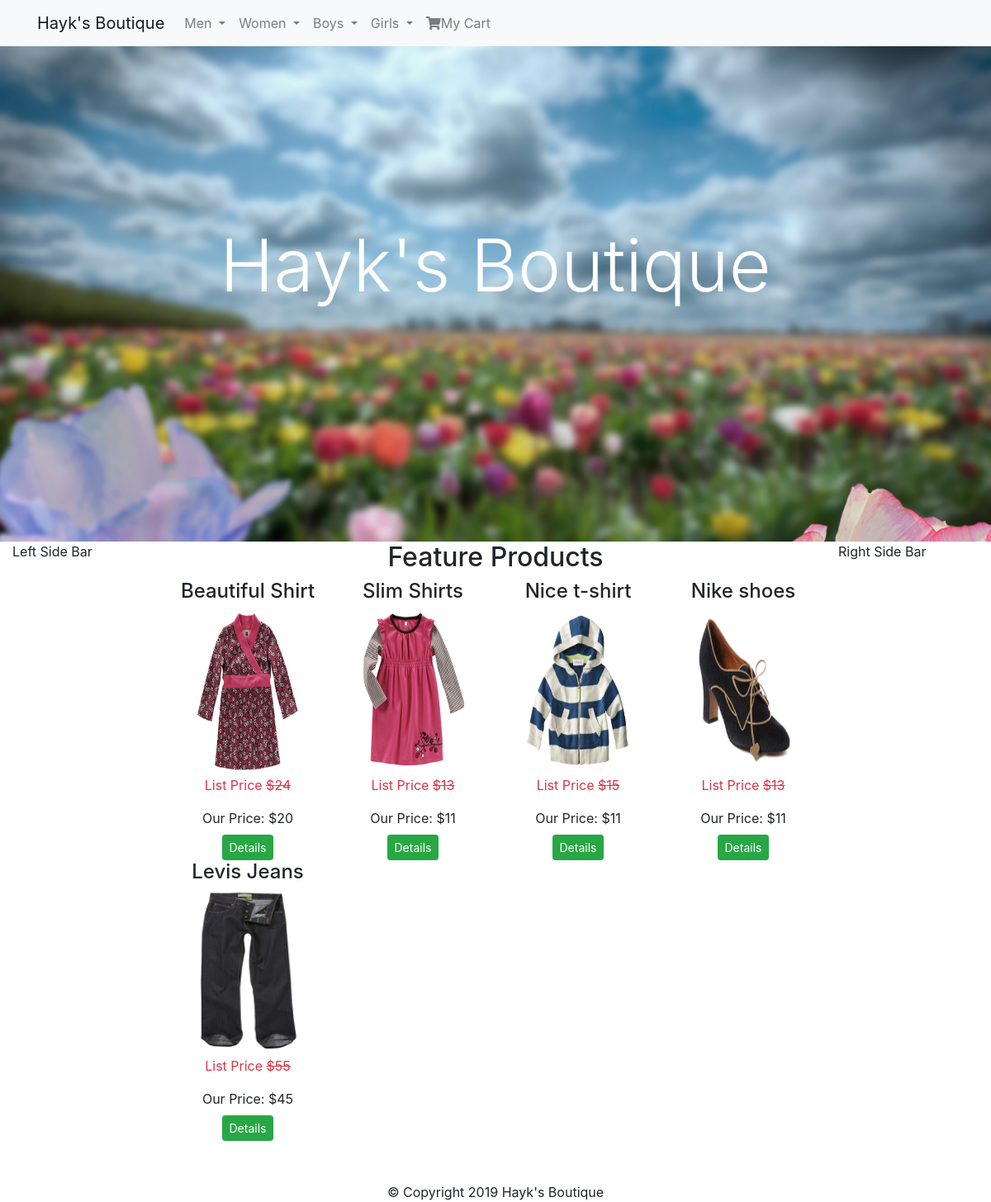
The page / on the database its author committed.
### tables this page shows
CREATE TABLE `categories` (
  `id` int(11) NOT NULL,
  `category` varchar(255) NOT NULL,
  `parent` int(11) NOT NULL DEFAULT '0'
);

CREATE TABLE `products` (
  `id` int(11) NOT NULL,
  `title` varchar(255) NOT NULL,
  `price` decimal(10,0) NOT NULL,
  `list_price` decimal(10,0) NOT NULL,
  `brand` int(11) NOT NULL,
  `categories` varchar(255) NOT NULL,
  `image` varchar(255) NOT NULL,
  `description` text NOT NULL,
  `featured` tinyint(4) NOT NULL DEFAULT '0',
  `sizes` text NOT NULL,
  `deleted` tinyint(4) NOT NULL DEFAULT '0'
);

### index.php (the view)
<?php
require_once 'core/init.php';
include "includes/head.php";
include "includes/navigation.php";
include "includes/headerfull.php";
include "includes/leftbar.php";
$sql = "SELECT * FROM products WHERE featured = 1";
$featured = $db->query($sql);
?>
    <div class="col-md-8">
        <h2 class="text-center">Feature Products</h2>
        <div class="row">
            <?php while ($product = mysqli_fetch_assoc($featured)): ?>
                <div class="col-sm-3 text-center">
                    <h4 ><?= $product['title'];?></h4>
                    <img class="img-thumb text-center " src="<?= $product['image'];?>" alt="<?= $product['title'];?>">
                    <p class="list-price text-danger">List Price <s>$<?= $product['list_price'];?></s></p>
                    <div class="price">Our Price: $<?= $product['price'];?></div>
                    <button type="button" class="btn btn-sm btn-success mt-2" onclick="detailsmodal(<?=$product['id']?>);">
                        Details
                    </button>
                </div>
            <?php endwhile; ?>
        </div>
    </div>
<?php
include "includes/rightbar.php";
include "includes/footer.php";
?>

### includes/navigation.php (shortened to what this page needs)
<?php
$sql = "SELECT * FROM categories Where parent = 0";
$pquery = $db->query($sql);
?>
<nav class="navbar navbar-expand-lg navbar-light bg-light">
    <div class="container">
        <a href="index.php" class="navbar-brand">Hayk's Boutique</a>
        <div class="collapse navbar-collapse" id="navbarSupportedContent">
            <ul class="navbar-nav mr-auto">
                <?php while ($parent = mysqli_fetch_assoc($pquery)): ?>
                    <li class="nav-item dropdown">
                        <a class="nav-link dropdown-toggle" href="#" id="navbarDropdown" role="button"
                           data-toggle="dropdown" aria-haspopup="true" aria-expanded="false">
                            <?php echo $parent['category']; ?>
                        </a>
                    </li>
                <?php endwhile; ?>
                <li class="nav-item"><a href="cart.php" class="nav-link"><i class="fas fa-shopping-cart"></i>My Cart</a></li>
            </ul>
        </div>
    </div>
</nav>

### css/main.css (style rules this page uses)
body { padding: 0; margin: 0; }
.img-thumb { width: 130px; height: 200px; }

### rows shown on the page
categories: category "Men"
categories: category "Women"
categories: category "Boys"
categories: category "Girls"
products: title "Beautiful Shirt", image (picture), list_price "24", price "20"
products: title "Slim Shirts", image (picture), list_price "13", price "11"
products: title "Nice t-shirt", image (picture), list_price "15", price "11"
products: title "Nike shoes", image (picture), list_price "13", price "11"
products: title "Levis Jeans", image (picture), list_price "55", price "45"
